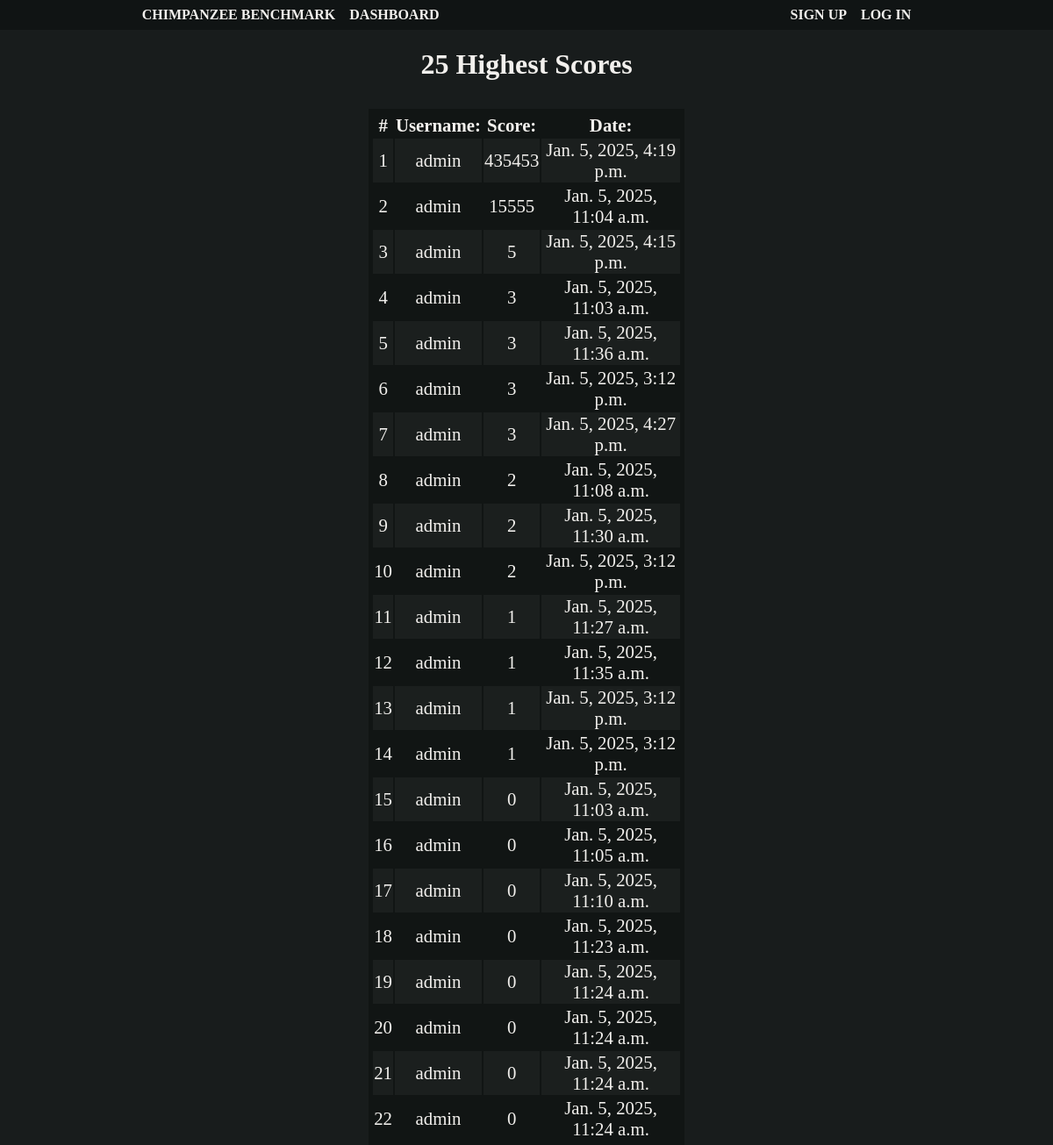
/dashboard/, run on the app's committed database.
### chimptest/models.py (models this page shows, shortened)
class test_result(models.Model):
    user = models.CharField(max_length=150)  # Store user information
    score = models.IntegerField()
    created_at = models.DateTimeField(auto_now_add=True)  # Timestamp of when the result was created

### dashboard/views.py (the view)
# urls.py: path('dashboard/', views.render_dashboard) #The path to the home page now looks like this: http://127.0.0.1:8000/dashboard/
def render_dashboard(request):
    all_data = test_result.objects.order_by('-score')[:25]
    return render(request, 'dashboard.html', {'all_data' : all_data})

### templates/dashboard.html
{% extends 'base.html' %}
{% load static %}
{% block content %}
<div id="highest_holder">
    <h1 id="highest_scores">25 Highest Scores</h1>
</div>
<table id="dashboard">
    <tr>
        <th>#</th>
        <th>Username:</th>
        <th>Score:</th>
        <th>Date:</th>
    </tr>
    {% for data in all_data %}
        <tr>
            <td>{{ forloop.counter }}</td>
            <td>{{ data.user }}</td>
            <td>{{ data.score }}</td>
            <td>{{ data.created_at }}</td>
        </tr>
    {% endfor %}
</table>
{% endblock %}

### templates/base.html (shortened to what this page needs)
<!DOCTYPE html>
{% load static %}
<html lang="en">
<head>
    <link rel="stylesheet" href="{% static 'css/mainpage_style.css' %}">
    <link rel="stylesheet" href="{% static 'css/chimptest_style.css' %}">
    <link rel="stylesheet" href="{% static 'css/accounts_style.css' %}">
    <link rel="stylesheet" href="{% static 'css/dashboard_style.css' %}">
</head>
<body>
    <header>
        <div id="container">
            <div class="left-section">
                <a href="../mainpage"><h4 class="menu_options">CHIMPANZEE BENCHMARK</h4></a>
                <a href="../dashboard/"><h4 class="menu_options">DASHBOARD</h4></a>
            </div>
            <div class="right-section">
                {% if user.is_authenticated %}
                    <a href=""><h4 class="menu_options">{{ user.username|upper }}</h4></a>
                    <form action="/logout/" method="post" class="inline-form">
                        {% csrf_token %}
                        <button type="submit" class="menu_options" id="button"><h4>LOG OUT</h4></button>
                    </form>
                {% else %}
                    <a href="../signup"><h4 class="menu_options">SIGN UP</h4></a>
                    <a href="../login"><h4 class="menu_options">LOG IN</h4></a>
                {% endif %}
            </div>
        </div>
    </header>
        {% block content %}
        {% endblock %}
</body>
</html>

### static/css/mainpage_style.css (style rules this page uses)
* { font-family: Bahnschrift; }
body { margin: 0; background-color: #181c1c; }
a { text-decoration: none; }
header { background-color: #101414; position: sticky; top: 0; z-index: 1; }
#container { justify-content: center; }
.menu_options, #button h4 { transition: 0.3s; }
#container { display: flex; justify-content: space-between; align-items: center; padding: 0.5rem; }
.left-section, .right-section { display: flex; align-items: center; gap: 1rem; }
.menu_options { margin: 0; padding: 0; background: none; border: none; }

### static/css/chimptest_style.css (style rules this page uses)
* { font-family: Bahnschrift; }
body { margin: 0; background-color: #181c1c; }
a { text-decoration: none; }
header { background-color: #101414; position: sticky; top: 0; z-index: 1; }
#container { justify-content: center; }
header div { display: flex; }
header div h4 { margin: 0.6rem 0.5rem; color: #f2f0ed; }
.menu_options { transition: 0.3s; }

### static/css/dashboard_style.css (style rules this page uses)
#dashboard { margin: auto; margin-top: 2rem; font-size: 1.3rem; text-align: center; width: 30%; background-color: #111514; padding: 0.2rem; color: #f2f0ed; }
#dashboard tr:nth-child(even) { background-color: #1b1f1e; }
#highest_holder { text-align: center; }
#highest_scores { color: #f2f0ed; }

### data on the page
test_result: user "admin", score "435453", created_at "Jan. 5, 2025, 4:19 p.m."
test_result: user "admin", score "15555", created_at "Jan. 5, 2025, 11:04 a.m."
test_result: user "admin", score "5", created_at "Jan. 5, 2025, 4:15 p.m."
test_result: user "admin", score "3", created_at "Jan. 5, 2025, 11:03 a.m."
test_result: user "admin", score "3", created_at "Jan. 5, 2025, 11:36 a.m."
test_result: user "admin", score "3", created_at "Jan. 5, 2025, 3:12 p.m."
test_result: user "admin", score "3", created_at "Jan. 5, 2025, 4:27 p.m."
test_result: user "admin", score "2", created_at "Jan. 5, 2025, 11:08 a.m."
test_result: user "admin", score "2", created_at "Jan. 5, 2025, 11:30 a.m."
test_result: user "admin", score "2", created_at "Jan. 5, 2025, 3:12 p.m."
test_result: user "admin", score "1", created_at "Jan. 5, 2025, 11:27 a.m."
test_result: user "admin", score "1", created_at "Jan. 5, 2025, 11:35 a.m."
test_result: user "admin", score "1", created_at "Jan. 5, 2025, 3:12 p.m."
test_result: user "admin", score "1", created_at "Jan. 5, 2025, 3:12 p.m."
test_result: user "admin", score "0", created_at "Jan. 5, 2025, 11:03 a.m."
test_result: user "admin", score "0", created_at "Jan. 5, 2025, 11:05 a.m."
test_result: user "admin", score "0", created_at "Jan. 5, 2025, 11:10 a.m."
test_result: user "admin", score "0", created_at "Jan. 5, 2025, 11:23 a.m."
test_result: user "admin", score "0", created_at "Jan. 5, 2025, 11:24 a.m."
test_result: user "admin", score "0", created_at "Jan. 5, 2025, 11:24 a.m."
test_result: user "admin", score "0", created_at "Jan. 5, 2025, 11:24 a.m."
test_result: user "admin", score "0", created_at "Jan. 5, 2025, 11:24 a.m."
